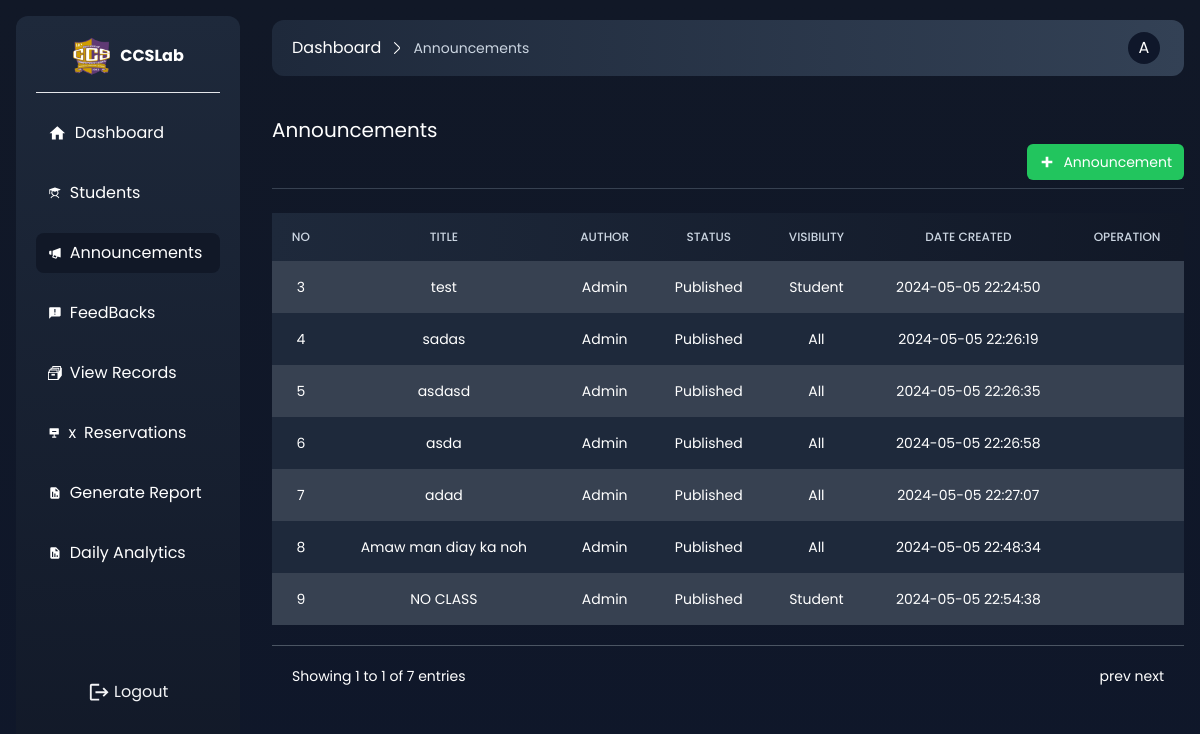
The page /admin/announcement.php (signed in) on the database as committed earlier.
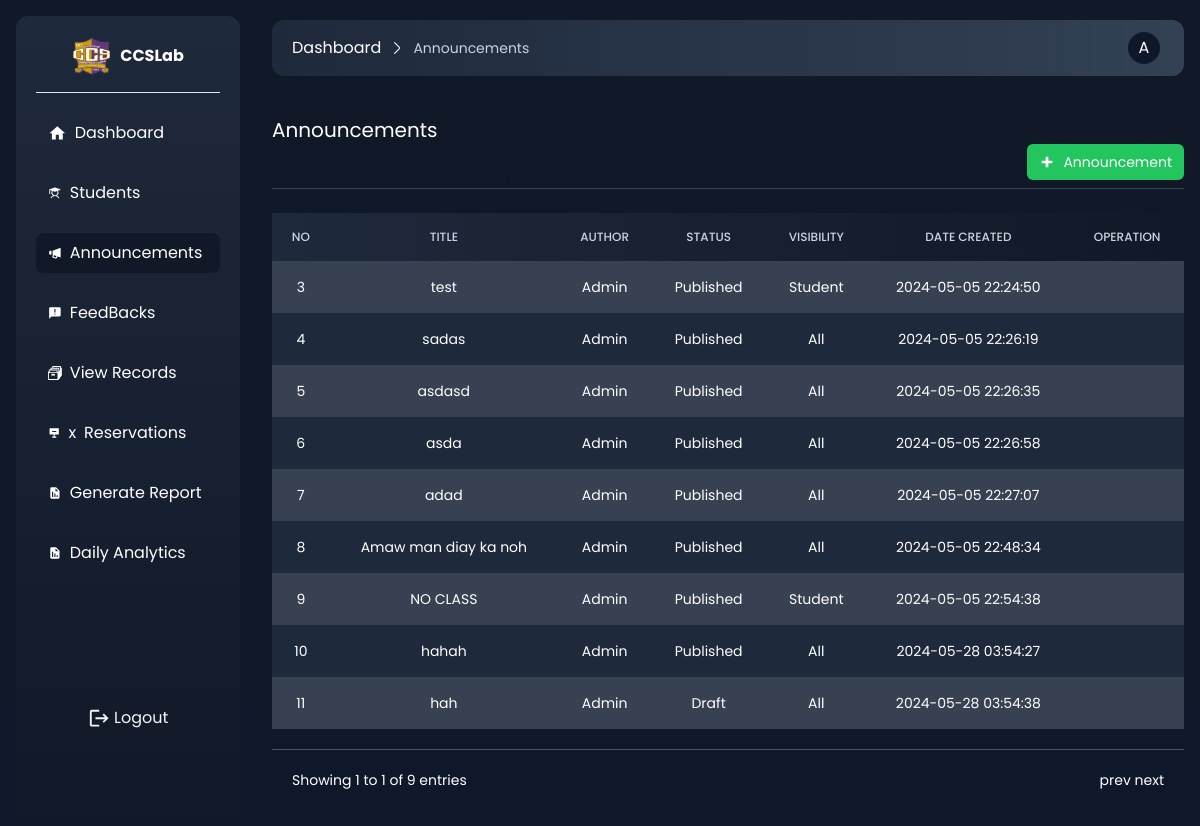
The same page on the database as committed later.
### tables this page shows
CREATE TABLE `announcement` (
  `id` int(11) NOT NULL,
  `title` varchar(254) NOT NULL,
  `content` varchar(254) NOT NULL,
  `status` int(11) NOT NULL,
  `visibility` varchar(254) NOT NULL,
  `date_created` datetime NOT NULL DEFAULT current_timestamp(),
  `date_updated` datetime DEFAULT NULL
);

### admin/functions.php (called while the page is built, shortened)
<?php
function get_announcements($connect)
{
    $sentence = $connect->prepare("SELECT * FROM announcement");
    $sentence->execute();
    return $sentence->fetchAll(PDO::FETCH_ASSOC);
}

### admin/views/announcement.view.php (the view, shortened to what this page needs)
<div class="mt-10 flex flex-col relative gap-6">
    <div class="border-b pb-2 border-gray-700">
        <h1 class="text-xl"><?php echo $page_title;?></h1>
          <div class="flex justify-end">
            <div id="add"  class="cursor-pointer flex items-center  gap-2 bg-green-500 text-white px-3 p-2 rounded-md">
                <svg xmlns="http://www.w3.org/2000/svg" width="1em" height="1em" viewBox="0 0 24 24"><path fill="currentColor" d="M20 14h-6v6h-4v-6H4v-4h6V4h4v6h6z"></path></svg>
                <button  class="text-sm">Announcement</button>
            </div>
        </div>
    </div>
    <div class="overflow-x-auto">
            <table class="w-full text-sm text-left rtl:text-right text-gray-500 dark:text-gray-400 ">
                <thead class="text-xs bg-gradient-to-l to-slate-800 from-gray-900 uppercase ">
                    <tr>
                        <th class="border px-4 py-4 font-medium border-none text-slate-300 text-center font-bold">NO</th>
                        <th class="border px-4 py-4 font-medium border-none text-slate-300 text-center">TITLE</th>
                        <th class="border px-4 py-4 font-medium border-none text-slate-300 text-center">Author</th>
                        <th class="border px-4 py-4 font-medium border-none text-slate-300 text-center">Status</th>
                        <th class="border px-4 py-4 font-medium border-none text-slate-300 text-center">Visibility</th>
                        <th class="border px-4 py-4 font-medium border-none text-slate-300 text-center">Date Created</th>
                        <th class="border px-4 py-4 font-medium border-none text-slate-300 text-center">Operation</th>
                    </tr>
                </thead>
                <tbody id="tbody" class="relative">
                    <?php foreach($announcements as $announcement) : ?>
                    <tr class="odd:bg-gray-700 bg-slate-800">
                            <td class="border px-4 py-4 border-none text-center text-xs md:text-sm text-white"><?php echo $announcement['id'];?></td>
                            <td class="border px-4 py-4 border-none text-center text-xs md:text-sm text-white"><?php echo $announcement['title'];?></td>
                            <td class="border px-4 py-4 border-none text-center text-xs md:text-sm text-white">Admin</td>
                            <td class="border px-4 py-4 border-none text-center text-xs md:text-sm text-white"><?php echo ($announcement['status'] == 1 ? "Published" :"Draft")?></td>
                            <td class="border px-4 py-4 border-none text-center text-xs md:text-sm text-white"><?php echo $announcement['visibility'];?></td>
                            <td class="border px-4 py-4 border-none text-center text-xs md:text-sm text-white"><?php echo $announcement['date_created'];?></td>
                            <td class="border px-4 py-4 border-none text-center text-xs md:text-sm text-white"><?php echo $announcement['date_updated'];?></td>
                    </tr>
                    <?php endforeach; ?>
                </tbody>
            </table>
            <div class="p-5 flex justify-between text-sm mt-5 border-t border-gray-600">
                <div>
                    Showing 1 to 1 of <?php echo count($announcements); ?> entries
                </div>
                <div>
                    prev next
                </div>
            </div>
        </div>
</div>

Rows that differ between the two databases and show on the page:
added announcement: id "10", title "hahah", status "Published", visibility "All", date_created "2024-05-28 03:54:27"
added announcement: id "11", title "hah", status "Draft", visibility "All", date_created "2024-05-28 03:54:38"
Other text that changed with them:
count($announcements): "7" → "9"
